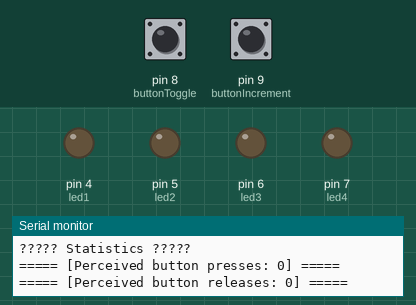
Recording of a sketch running on a simulated Arduino Uno, built with avr-gcc and run on an emulated ATmega328P. On the bench: output pins drawn as LEDs (lit = HIGH), the last lines printed to the serial monitor. The inputs (shaded band) are chosen by the test bench; at power-on: pin 8 (buttonToggle) HIGH, pin 9 (buttonIncrement) HIGH.

Above: at 1.2 s.
1.3 s: pin 8 (buttonToggle) pulled LOW for 0.15 s
At 1.51 s:
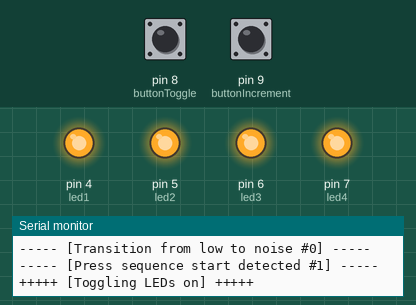
3.1 s: pin 9 (buttonIncrement) pulled LOW for 0.15 s
At 4.6 s:
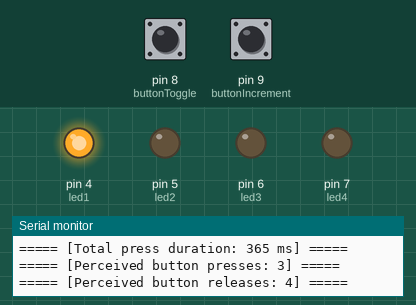
4.9 s: pin 9 (buttonIncrement) pulled LOW for 1 s
At 6.6 s:
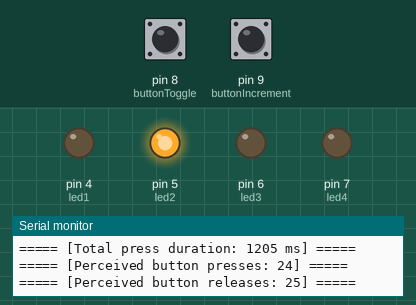
7.6 s: pin 9 (buttonIncrement) pulled LOW for 0.15 s
At 8.8 s:
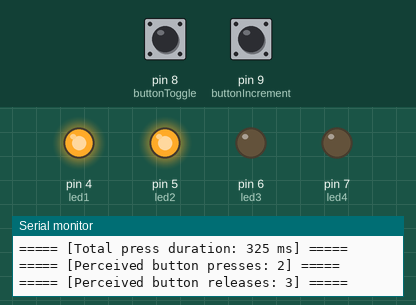
9.4 s: pin 9 (buttonIncrement) pulled LOW for 3.2 s
At 13.5 s:
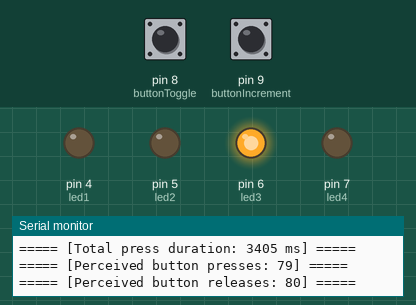
14.3 s: pin 9 (buttonIncrement) pulled LOW for 0.15 s
At 16.1 s:
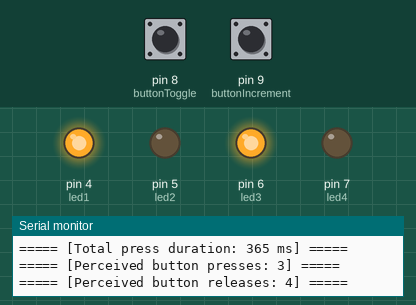
Timing chart, 0 to 17.1 s (numbered marks = the images above; inputs shaded):
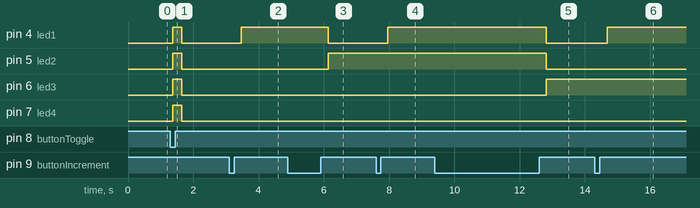

The sketch:

main.ino
```cpp
// founding assumptions:
// + The press state does not change in between the frames
// + The frame duration is much shorter than one can press and release a button -> if such does occur, then it is definitely noise
// + The state of button will eventually stabilize over time when it is not pressed

enum class FrameType {
  STANDBYOFF,  //the frame began and ended with button released
  STANDBYON,   //the frame began and ended with button pressed
  OFFTOON,     //transition from released to pressed occurred during frame
  ONTOOFF,     //transition from pressed to released occurred during frame
};

struct Frame {
  int frameStartLevel{ 0 };
  int frameEndLevel{ 0 };
  FrameType frameType{ FrameType::STANDBYOFF };
};

//this should be fine-tuned
constexpr size_t frameDurationMs = 40;
constexpr size_t minPressSequenceExitConfirmationFrames = 4;
constexpr size_t minPressSequenceEnterConfirmationFrames = 1;

//mappings
constexpr int buttonIncrement = 9;  //k2
constexpr int buttonToggle = 8;     //k1

constexpr int numLeds = 4;
constexpr int led1 = 4;
constexpr int led2 = 5;
constexpr int led3 = 6;
constexpr int led4 = 7;

void setup() {
  pinMode(buttonIncrement, INPUT);
  pinMode(buttonToggle, INPUT);

  digitalWrite(buttonIncrement, HIGH);
  digitalWrite(buttonToggle, HIGH);

  pinMode(led1, OUTPUT);
  pinMode(led2, OUTPUT);
  pinMode(led3, OUTPUT);
  pinMode(led4, OUTPUT);

  Serial.begin(9600);
  Serial.println("Hello) I hate when someone plugs buttons in me.");
}

void incrementLedCounter() {
  static uint8_t currentCount = 0;
  ++currentCount;

  Serial.println(String("+++++ [Count to display: ") + String(currentCount & 0x0F) + String(" ] +++++ "));

  int leds[] = { led1, led2, led3, led4 };
  for (int i = 0; i < numLeds; ++i) {
    digitalWrite(leds[i], (currentCount >> i) & 0x01);
  }
}

void toggleLedsOn() {
  Serial.println("+++++ [Toggling LEDs on] +++++");

  int leds[] = { led1, led2, led3, led4 };
  for (int i = 0; i < numLeds; ++i) {
    digitalWrite(leds[i], HIGH);
  }
}

void toggleLedsOff() {
  Serial.println("+++++ [Toggling LEDs off] +++++");

  int leds[] = { led1, led2, led3, led4 };
  for (int i = 0; i < numLeds; ++i) {
    digitalWrite(leds[i], LOW);
  }
}

//determines what happened during the frame
void assignFrameType(Frame &frame) {
  if (frame.frameStartLevel == LOW && frame.frameEndLevel == LOW)
    frame.frameType = FrameType::STANDBYON;

  if (frame.frameStartLevel == LOW && frame.frameEndLevel == HIGH)
    frame.frameType = FrameType::ONTOOFF;

  if (frame.frameStartLevel == HIGH && frame.frameEndLevel == HIGH)
    frame.frameType = FrameType::STANDBYOFF;

  if (frame.frameStartLevel == HIGH && frame.frameEndLevel == LOW)
    frame.frameType = FrameType::OFFTOON;
}

struct ButtonStateStatistics {
  size_t numOns{ 0 };
  size_t numOffs{ 0 };
  int pressStart{ 0 };
};

//keeps track of the state of the button
struct ButtonState {
  Frame previousFrame{};
  Frame currentFrame{};

  bool pressSequenceInProgress = false;
  bool startDetected = false;

  size_t exitFramesElapsed{ 0 };
  size_t enterFramesElapsed{ 0 };

  ButtonStateStatistics stats{};
};

using PressAction = void (*)(void);

//this function essentilly does debouncing
void processButtonInput(ButtonState &buttonState, PressAction onPressStartAction, PressAction onPressEndAction) {
  assignFrameType(buttonState.currentFrame);

  if (!buttonState.pressSequenceInProgress) {  //only check if press sequence can be started
    if (buttonState.previousFrame.frameType == FrameType::STANDBYOFF && buttonState.currentFrame.frameType != FrameType::STANDBYOFF) {
      Serial.println("\n----- [Transition from low to noise #0] -----");
      buttonState.pressSequenceInProgress = true;
      buttonState.stats.pressStart = millis();
    }
  } else {
    switch (buttonState.currentFrame.frameType) {
      case FrameType::STANDBYOFF:
        ++buttonState.exitFramesElapsed;
        buttonState.enterFramesElapsed = 0;
        if (buttonState.previousFrame.frameType == FrameType::STANDBYON)
          ++buttonState.stats.numOffs;
        break;

      case FrameType::STANDBYON:
        if (buttonState.previousFrame.frameType == FrameType::STANDBYOFF)
          ++buttonState.stats.numOns;
      case FrameType::OFFTOON:
        ++buttonState.stats.numOns;
      case FrameType::ONTOOFF:
        ++buttonState.stats.numOffs;
        ++buttonState.enterFramesElapsed;
        buttonState.exitFramesElapsed = 0;
        break;
    }

    //below we determine if the button has indeed been pressed
    if (buttonState.enterFramesElapsed >= minPressSequenceEnterConfirmationFrames && !buttonState.startDetected) {
      Serial.println("\n----- [Press sequence start detected #1] -----");
      buttonState.startDetected = true;
      if (onPressStartAction != nullptr)
        onPressStartAction();
    }

    //and here we determine if its digital level has already stabilized in order to infer the end of press sequence
    if (buttonState.exitFramesElapsed >= minPressSequenceExitConfirmationFrames) {
      Serial.println("\n----- [Press sequence end detected #2] -----");

      Serial.println("\n????? Statistics ?????");
      if (onPressEndAction != nullptr && buttonState.startDetected) {
        onPressEndAction();
        Serial.println(String("===== [Total press duration: ") + String(millis() - buttonState.stats.pressStart) + String(" ms] ====="));
      }

      Serial.println(String("===== [Perceived button presses: ") + String(buttonState.stats.numOns) + String("] ====="));
      Serial.println(String("===== [Perceived button releases: ") + String(buttonState.stats.numOffs) + String("] ====="));

      buttonState.pressSequenceInProgress = false;
      buttonState.exitFramesElapsed = 0;
      buttonState.enterFramesElapsed = 0;
      buttonState.startDetected = 0;
      buttonState.stats = ButtonStateStatistics{};
    }
  }

  buttonState.previousFrame = buttonState.currentFrame;
}

auto pollStart = millis();
ButtonState incrementButtonState{};
ButtonState toggleButtonState{};

void loop() {

  if (millis() - pollStart >= frameDurationMs) {
    //records the end levels of buttons for the old frame
    incrementButtonState.currentFrame.frameEndLevel = digitalRead(buttonIncrement);
    toggleButtonState.currentFrame.frameEndLevel = digitalRead(buttonToggle);

    //processes and updates the buttons
    processButtonInput(incrementButtonState, nullptr, &incrementLedCounter);
    processButtonInput(toggleButtonState, &toggleLedsOn, &toggleLedsOff);


    //records the start levels of buttons for new frame
    incrementButtonState.currentFrame.frameStartLevel = digitalRead(buttonIncrement);
    toggleButtonState.currentFrame.frameStartLevel = digitalRead(buttonToggle);

    pollStart = millis();
  }
}
```

Measured:
- after the input at 1.3 s, pin 4 (led1), pin 5 (led2), pin 6 (led3), pin 7 (led4): LOW → HIGH after 0.07 s, → LOW 0.28 s later
- after the input at 3.1 s, pin 4 (led1): LOW → HIGH after 0.38 s
- after the input at 4.9 s, pin 4 (led1): HIGH → LOW after 1.2 s; pin 5 (led2): LOW → HIGH after 1.2 s
- after the input at 7.6 s, pin 4 (led1): LOW → HIGH after 0.36 s
- after the input at 9.4 s, pin 4 (led1), pin 5 (led2): HIGH → LOW after 3.4 s; pin 6 (led3): LOW → HIGH after 3.4 s
- after the input at 14.3 s, pin 4 (led1): LOW → HIGH after 0.39 s
